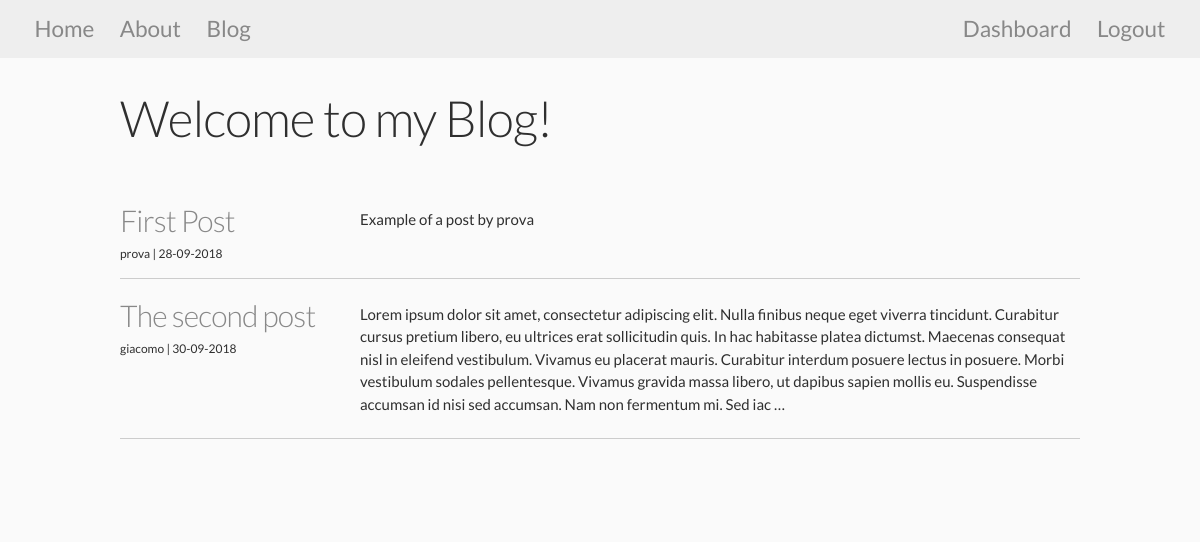
/blog (signed in), run on the app's committed database.
### myspace/models.py (models this page shows, shortened)
class Post(db.Model):
  id = db.Column(db.Integer, primary_key=True)
  title = db.Column(db.String(100), nullable=False)
  date_posted = db.Column(db.DateTime, nullable=False, default=datetime.utcnow)
  content = db.Column(db.Text, nullable=False)
  user_id = db.Column(db.Integer, db.ForeignKey('user.id'), nullable=False)

### myspace/views.py (the view)
@app.route("/blog")
def blog():
  posts = Post.query.all()
  return render_template('blog.html', title="Blog", posts=posts)

### myspace/templates/blog.html
{% extends 'layout.html' %}
{% block body %}
  <h1>Welcome to my Blog!</h1>
  <div id="blogroll">
    {% for post in posts %}
    <article>
      <div class="card">
        <div>
          <h4><a href="{{ url_for('post', post_id=post.id) }}">{{ post.title }}</a></h4>
          <div>
            <small>{{ post.user_id }} | {{ post.date_posted.strftime('%d-%m-%Y') }}</small>
          </div>
        </div>
        <div>
          {% if post.content|length < 500 %}
            <p>{{ post.content }}</p>
          {% else %}
            <p>{{ post.content[:500] }} &hellip;</p>
          {% endif %}
        </div>
      </div>
    </article>
    <hr>
    {% endfor %}
  </div>
{% endblock body %}

### myspace/static/css/styles.css (style rules this page uses)
:root { --main-text-color: #2f2f2f; --main-bg-color: #fafafa; --light-blue-color: rgb(126, 193, 196); --dark-blue-color: rgb(106, 133, 190); }
body { font: 15px/1.5 'Lato', Helvetica,sans-serif; margin: 0; padding: 0; overflow-x: hidden; color: var(--main-text-color); background-color: var(--main-bg-color); }
hr { display: block; height: 1px; border: 0; border-top: 1px solid #ccc; margin: 1em 0; padding: 0; }
a { color: #888; text-decoration: none; }
#blogroll { margin-top: 3.5em; margin-bottom: 5em; }
article * { margin: 0; }
.card { display: grid; grid-template-columns: 1fr 3fr; }
.card p { padding: 0.5em 0; }

### data on the page
Post: title "First Post", user_id "prova", date_posted "28-09-2018", content "Example of a post by prova"
Post: title "The second post", user_id "giacomo", date_posted "30-09-2018", content "Lorem ipsum dolor sit amet, consectetur adipiscing elit. Nulla finibus neque eget viverra tincidunt. Curabitur cursus pretium libero, eu ultrices erat sollicitudin quis. In hac habitasse platea dictumst. Maecenas consequat nisl in eleifend vestibulum. Vivamus eu placerat mauris. Curabitur interdum posuere lectus in posuere. Morbi vestibulum sodales pellentesque. Vivamus gravida massa libero, ut dapibus sapien mollis eu. Suspendisse accumsan id nisi sed accumsan. Nam non fermentum mi. Sed iac"
